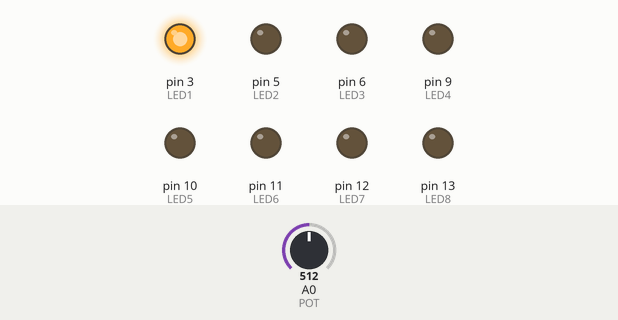
Simulated run of this sketch. Board: Arduino Uno, built with avr-gcc and run on an emulated ATmega328P. Shown: output pins drawn as LEDs (lit = HIGH). The test bench sets the inputs (shaded band); at power-on: A0 (POT) = 512.

Above: at 1.8 s.
1.9 s: A0 (POT) set to 492
At 3.6 s:
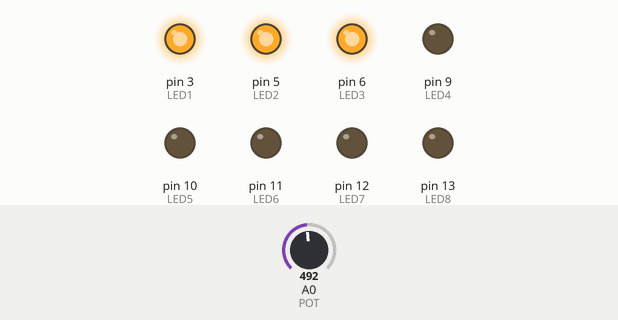
6.0 s: A0 (POT) set to 423
At 9.0 s:
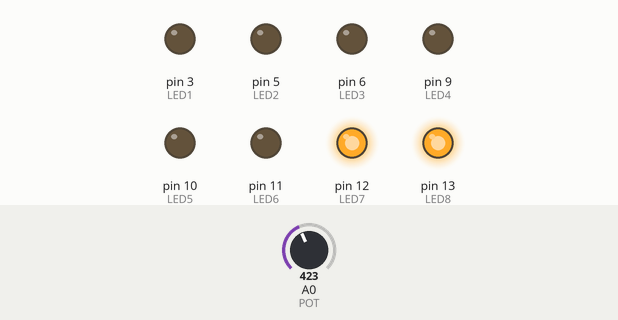
10.1 s: A0 (POT) set to 407
At 13.2 s:
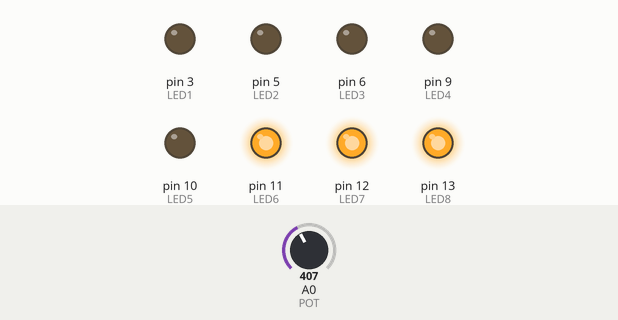
14.2 s: A0 (POT) set to 306
At 17.2 s:
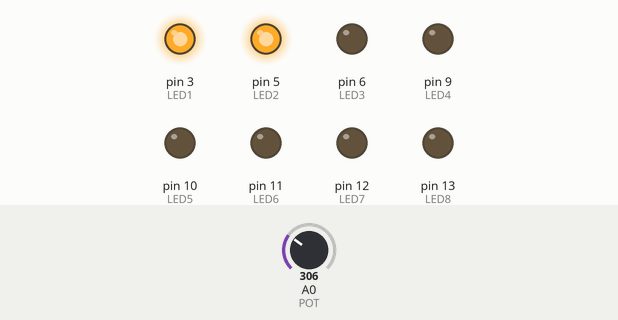
Timing chart, 0 to 19.3 s (numbered marks = the images above; inputs shaded):
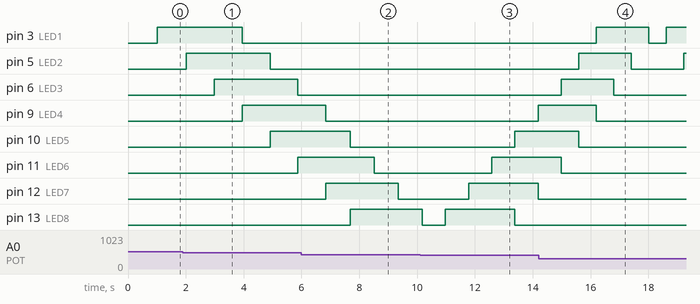

The sketch:

Anaologic_3.2.ino
```cpp
/*************************************************************************
**                                                                      **
**                            Examen Arduino                            **
**                                                                      **
*************************************************************************/

//Primer: Valor del potenciometre
//Segon: Encendre tots els LEDs (8)
//Tercer: Els LEDs han de fer blink, amb funció del A0
//Quart: Cotxe fantastic, (········) de tres amb tres


//*******  Includes  *****************************************************


//*******  Variables  ****************************************************
int LED1= 3;
int LED2= 5;
int LED3= 6;
int LED4= 9;
int LED5= 10;
int LED6= 11;
int LED7= 12;
int LED8= 13;
int POT= A0;
int ValPot;
int T;


//*******  Setup  ********************************************************
void setup(){
   Serial.begin (9600);
   pinMode (LED1, OUTPUT);
   pinMode (LED2, OUTPUT);
   pinMode (LED3, OUTPUT);
   pinMode (LED4, OUTPUT);
   pinMode (LED5, OUTPUT);
   pinMode (LED6, OUTPUT);
   pinMode (LED7, OUTPUT);
   pinMode (LED8, OUTPUT);
   pinMode (POT, INPUT);

}


//*******  Loop  *********************************************************
void loop(){

    ValPot= analogRead (POT);
    T= map (ValPot, 0, 1023, 10, 2000);
    digitalWrite (LED1, LOW);
    digitalWrite (LED2, LOW);
    digitalWrite (LED3, LOW);
    digitalWrite (LED4, LOW);
    digitalWrite (LED5, LOW);
    digitalWrite (LED6, LOW);
    digitalWrite (LED7, LOW);
    digitalWrite (LED8, LOW);
    delay(T);
    ValPot= analogRead (POT);
    T= map (ValPot, 0, 1023, 10, 2000);

    digitalWrite (LED1, HIGH);
    delay(T);
    ValPot= analogRead (POT);
    T= map (ValPot, 0, 1023, 10, 2000);

    digitalWrite (LED1, HIGH);
    digitalWrite (LED2, HIGH);
    delay(T);
    ValPot= analogRead (POT);
    T= map (ValPot, 0, 1023, 10, 2000);

    digitalWrite (LED1, HIGH);
    digitalWrite (LED2, HIGH);
    digitalWrite (LED3, HIGH);
    delay(T);
    ValPot= analogRead (POT);
    T= map (ValPot, 0, 1023, 10, 2000);

    digitalWrite (LED4, HIGH);
    digitalWrite (LED3, HIGH);
    digitalWrite (LED2, HIGH);
    digitalWrite (LED1, LOW);
    delay(T);
    ValPot= analogRead (POT);
    T= map (ValPot, 0, 1023, 10, 2000);

    digitalWrite (LED5, HIGH);
    digitalWrite (LED4, HIGH);
    digitalWrite (LED3, HIGH);
    digitalWrite (LED2, LOW);
    delay(T);
    ValPot= analogRead (POT);
    T= map (ValPot, 0, 1023, 10, 2000);

    digitalWrite (LED6, HIGH);
    digitalWrite (LED5, HIGH);
    digitalWrite (LED4, HIGH);
    digitalWrite (LED3, LOW);
    delay(T);
    ValPot= analogRead (POT);
    T= map (ValPot, 0, 1023, 10, 2000);

    digitalWrite (LED7, HIGH);
    digitalWrite (LED6, HIGH);
    digitalWrite (LED5, HIGH);
    digitalWrite (LED4, LOW);
    delay(T);
    ValPot= analogRead (POT);
    T= map (ValPot, 0, 1023, 10, 2000);

    digitalWrite (LED8, HIGH);
    digitalWrite (LED7, HIGH);
    digitalWrite (LED6, HIGH);
    digitalWrite (LED5, LOW);
    delay(T);
    ValPot= analogRead (POT);
    T= map (ValPot, 0, 1023, 10, 2000);

    digitalWrite (LED8, HIGH);
    digitalWrite (LED7, HIGH);
    digitalWrite (LED6, LOW);
    delay(T);
    ValPot= analogRead (POT);
    T= map (ValPot, 0, 1023, 10, 2000);

    digitalWrite (LED8, HIGH);
    digitalWrite (LED7, LOW);
    delay(T);
    ValPot= analogRead (POT);
    T= map (ValPot, 0, 1023, 10, 2000);

    digitalWrite (LED8, LOW);
    delay(T);
    ValPot= analogRead (POT);
    T= map (ValPot, 0, 1023, 10, 2000);

    digitalWrite (LED8, HIGH);
    delay(T);
    ValPot= analogRead (POT);
    T= map (ValPot, 0, 1023, 10, 2000);

    digitalWrite (LED8, HIGH);
    digitalWrite (LED7, HIGH);
    delay(T);
    ValPot= analogRead (POT);
    T= map (ValPot, 0, 1023, 10, 2000);

    digitalWrite (LED8, HIGH);
    digitalWrite (LED7, HIGH);
    digitalWrite (LED6, HIGH);
    delay(T);
    ValPot= analogRead (POT);
    T= map (ValPot, 0, 1023, 10, 2000);

    digitalWrite (LED8, LOW);
    digitalWrite (LED7, HIGH);
    digitalWrite (LED6, HIGH);
    digitalWrite (LED5, HIGH);
    delay(T);
    ValPot= analogRead (POT);
    T= map (ValPot, 0, 1023, 10, 2000);

    digitalWrite (LED7, LOW);
    digitalWrite (LED6, HIGH);
    digitalWrite (LED5, HIGH);
    digitalWrite (LED4, HIGH);
    delay(T);
    ValPot= analogRead (POT);
    T= map (ValPot, 0, 1023, 10, 2000);

    digitalWrite (LED6, LOW);
    digitalWrite (LED5, HIGH);
    digitalWrite (LED4, HIGH);
    digitalWrite (LED3, HIGH);
    delay(T);
    ValPot= analogRead (POT);
    T= map (ValPot, 0, 1023, 10, 2000);

    digitalWrite (LED5, LOW);
    digitalWrite (LED4, HIGH);
    digitalWrite (LED3, HIGH);
    digitalWrite (LED2, HIGH);
    delay(T);
    ValPot= analogRead (POT);
    T= map (ValPot, 0, 1023, 10, 2000);

    digitalWrite (LED4, LOW);
    digitalWrite (LED3, HIGH);
    digitalWrite (LED2, HIGH);
    digitalWrite (LED1, HIGH);
    delay(T);
    ValPot= analogRead (POT);
    T= map (ValPot, 0, 1023, 10, 2000);

    digitalWrite (LED3, LOW);
    digitalWrite (LED2, HIGH);
    digitalWrite (LED1, HIGH);
    delay(T);
    ValPot= analogRead (POT);
    T= map (ValPot, 0, 1023, 10, 2000);

    digitalWrite (LED2, LOW);
    digitalWrite (LED1, HIGH);
    delay(T);
    ValPot= analogRead (POT);
    T= map (ValPot, 0, 1023, 10, 2000);

}
```

Measured:
- the behaviour switches between 509 and 508 on A0 (POT) (found by bisection; images 0 and 1)
- the behaviour switches between 415 and 414 on A0 (POT) (found by bisection; images 2 and 3)
- after the input at 1.9 s, pin 6 (LED3): LOW → HIGH after 1.1 s instead of 1.1 s; pin 11 (LED6): LOW → HIGH after 4.0 s
- after the input at 6.0 s, pin 11 (LED6): HIGH → LOW after 2.5 s instead of 2.8 s
- after the input at 10.1 s, pin 9 (LED4): LOW → HIGH after 4.1 s; pin 12 (LED7): LOW → HIGH after 1.7 s instead of 1.7 s
- after the input at 14.2 s, pin 9 (LED4): HIGH → LOW after 2.0 s instead of 2.4 s
